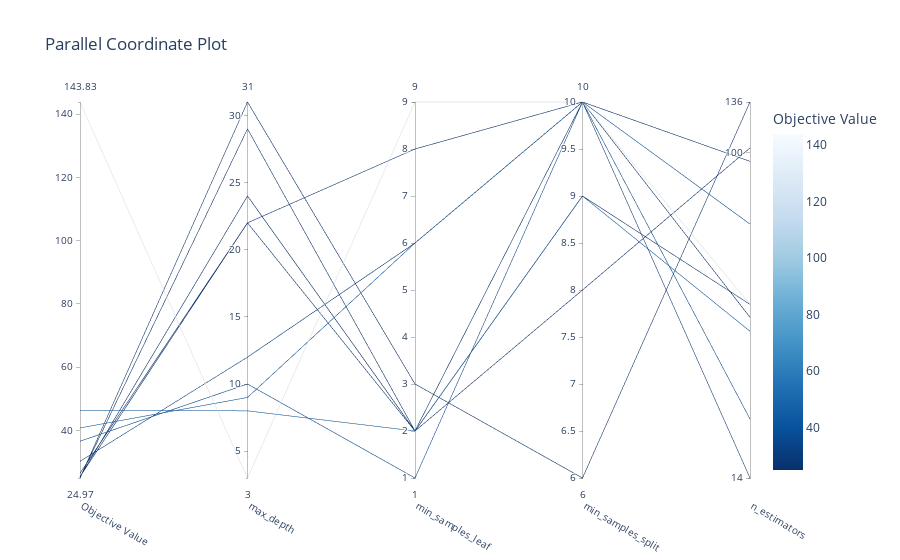

The notebook cell saved with this chart:
### Code cell
# Plot parallel_coordinate
vis.plot_parallel_coordinate(study)

### Figure 1 — Plotly figure (JSON) as saved in the notebook; plotly's stock layout.template omitted (floating-point values rounded to 4 significant figures)
{"data": [{"dimensions": [{"label": "Objective Value", "range": [24.97, 143.8], "values": [24.97, 25.32, 46.34, 143.8, 25.4, 36.6, 40.79, 26.46, 25.07, 30.24]}, {"label": "max_depth", "range": [3, 31], "values": [31, 24, 8, 3, 22, 10, 9, 22, 29, 12]}, {"label": "min_samples_leaf", "range": [1, 9], "values": [3, 2, 2, 9, 2, 1, 6, 8, 2, 6]}, {"label": "min_samples_split", "range": [6, 10], "values": [6, 9, 9, 10, 10, 10, 10, 10, 8, 10]}, {"label": "n_estimators", "range": [1.146, 2.134], "ticktext": ["14", "100", "136"], "tickvals": [1.146, 2, 2.134], "values": [2.134, 1.602, 1.531, 1.602, 1.568, 1.301, 1.813, 1.978, 2.013, 1.146]}], "labelangle": 30, "labelside": "bottom", "line": {"color": [24.97, 25.32, 46.34, 143.8, 25.4, 36.6, 40.79, 26.46, 25.07, 30.24], "colorbar": {"title": {"text": "Objective Value"}}, "colorscale": [[0, "rgb(247,251,255)"], [0.125, "rgb(222,235,247)"], [0.25, "rgb(198,219,239)"], [0.375, "rgb(158,202,225)"], [0.5, "rgb(107,174,214)"], [0.625, "rgb(66,146,198)"], [0.75, "rgb(33,113,181)"], [0.875, "rgb(8,81,156)"], [1, "rgb(8,48,107)"]], "reversescale": true, "showscale": true}, "type": "parcoords"}], "layout": {"title": {"text": "Parallel Coordinate Plot"}}}
